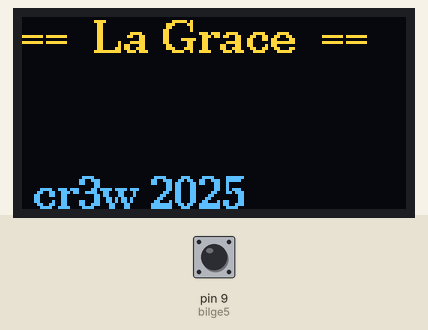
Simulated run of this sketch. Board: Arduino Uno, built with avr-gcc and run on an emulated ATmega328P. On the bench: 128×64 one-colour display. The test bench sets the inputs (shaded band); at power-on: pin 9 (bilge5) HIGH. The OLED is the two-colour kind (top 16 rows yellow).

Above: at 0.4 s.
At 6.7 s:
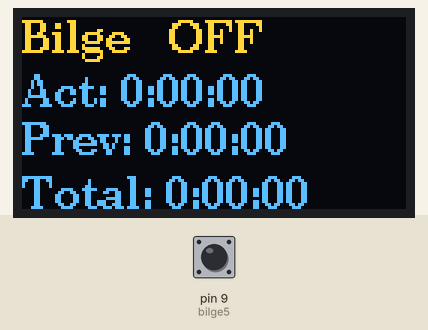
6.8 s: pin 9 (bilge5) pulled LOW for 3.2 s
At 8.9 s:
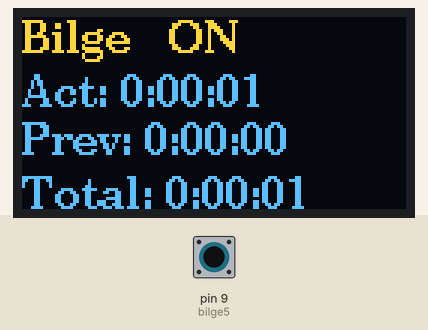
12.6 s: pin 9 (bilge5) pulled LOW for 1.2 s
At 16.2 s:
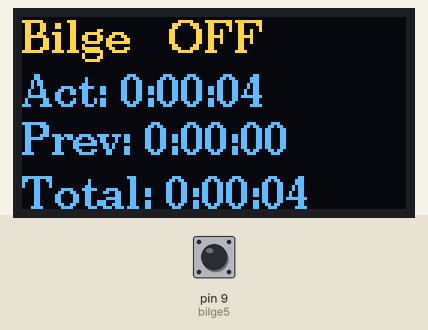
16.6 s: pin 9 (bilge5) pulled LOW for 1.2 s
At 20.2 s:
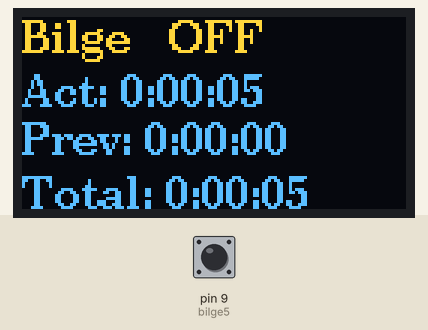
Timing chart, 0 to 21.7 s (numbered marks = the images above; inputs shaded):
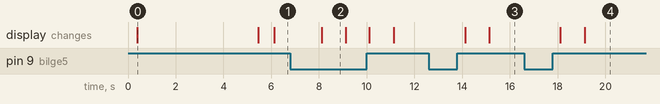

Measured:
- after the input at 6.8 s, the display: changes after 1.3 s (image 2)
- after the input at 12.6 s, the display: first changes after 1.5 s (image 3 shows a later state)
- after the input at 16.6 s, the display: first changes after 1.5 s (image 4 shows a later state)
- what the display in image 0 shows lasts 5.0 s, from 0.4 s to 5.4 s
- what the display in image 2 shows lasts 1.0 s, from 8.1 s to 9.1 s

The sketch:

LG_monitoring.ino
```cpp
#include <Arduino.h>
#include <U8g2lib.h> /* Projekt â†’ Pridat knihovnu â†’ spravovat knihovny â†’ vyhledat u8g2 */

#ifdef U8X8_HAVE_HW_SPI
#include <SPI.h>
#endif
#ifdef U8X8_HAVE_HW_I2C
#include <Wire.h>
#endif

char line1[16];
char line2[16];
char line3[16];
char line4[16];
const char * EMPTY_LINE = "               ";
const int INTERVAL = 21600;

const int button = 2;

const int bilge5 = 9;


int total_time = 0;
int act_time = 0;
int prev_time = 0;
String convert;
long int clock = 0;
int alarm = 0;


/*
  U8g2lib Example Overview:
    Frame Buffer Examples: clearBuffer/sendBuffer. Fast, but may not work with all Arduino boards because of RAM consumption
    Page Buffer Examples: firstPage/nextPage. Less RAM usage, should work with all Arduino boards.
    U8x8 Text Only Example: No RAM usage, direct communication with display controller. No graphics, 8x8 Text only.

  This is a page buffer example.
*/

U8G2_SH1106_128X64_NONAME_1_HW_I2C u8g2(U8G2_R0, /* reset=*/ U8X8_PIN_NONE);

void update_buffer(int line, char * text){

  switch (line){
      case 0:
        strcpy(line1,text);
        break;
      case 1:
        strcpy(line2,text);
        break;
      case 2:
        strcpy(line3,text);
        break;
      case 3:
        strcpy(line4,text);
        break;

  }

}
void draw(void){
  u8g2.firstPage();
  do {
    u8g2.setFont(u8g2_font_ncenB10_tr);
    u8g2.drawStr(0,12,line1);
    u8g2.drawStr(0,30,line2);
    u8g2.drawStr(0,46,line3);
    u8g2.drawStr(0,64,line4);
  } while ( u8g2.nextPage() );
}

void clear(void){
  update_buffer(0,EMPTY_LINE);
  update_buffer(1,EMPTY_LINE);
  update_buffer(2,EMPTY_LINE);
  update_buffer(3,EMPTY_LINE);
  draw();
}

void setup(void) {

  pinMode(bilge5, INPUT_PULLUP);
  pinMode(button, INPUT_PULLUP);

  clear();
  u8g2.begin();
  update_buffer(0, "==  La Grace  == ");
  update_buffer(3," ©cr3w 2025 ");
  draw();
  delay(5000);
  clear();
}

void loop(void) {

int optime = millis();

if (digitalRead(bilge5) == 1)   //reverse logic
{
  if(alarm)
  {
      update_buffer(0, "Bilge   ALARM");

  }
  else
  {
      update_buffer(0, "Bilge   OFF");
  }
}
else
{
  update_buffer(0, "Bilge   ON");
  total_time = total_time+1;
  act_time +=1;
}

if (clock >= INTERVAL)  // po dosazeni hranice intervalu srovnej cisla, a restartuj periodu
{
  clock = 0;
  prev_time = act_time;
  act_time = 0;


  if((prev_time != 0)&&(act_time > (2*prev_time)))
  {
      alarm = 1;
  }
  else {
      alarm = 0;
  }

}

  int h,m,s;

  h=act_time;

  s = h % 60;
  h /= 60;
  m = h % 60;
  h /= 60;

  convert = "Act: ";
  convert += String(h);
  convert += ":";
  if(m<10)
    convert += "0";
  convert += String(m);
  convert += ":";
  if(s<10)
    convert += "0";
  convert += String(s);

  char convert_array[24];
  convert.toCharArray(convert_array,24);
  update_buffer(1,convert_array);


  h=prev_time;

  s = h % 60;
  h /= 60;
  m = h % 60;
  h /= 60;

  convert = "Prev: ";
  convert += String(h);
  convert += ":";
  if(m<10)
    convert += "0";
  convert += String(m);
  convert += ":";
  if(s<10)
    convert += "0";
  convert += String(s);

 // char convert_array[24];
  convert.toCharArray(convert_array,24);
  update_buffer(2,convert_array);


  h=total_time;

  s = h % 60;
  h /= 60;
  m = h % 60;
  h /= 60;

  convert = "Total: ";
  convert += String(h);
  convert += ":";
  if(m<10)
    convert += "0";
  convert += String(m);
  convert += ":";
  if(s<10)
    convert += "0";
  convert += String(s);

 // char convert_array[24];
  convert.toCharArray(convert_array,24);
  update_buffer(3,convert_array);
  draw();

  clock +=1;
  delay(1000-(millis()-optime));
}
```
